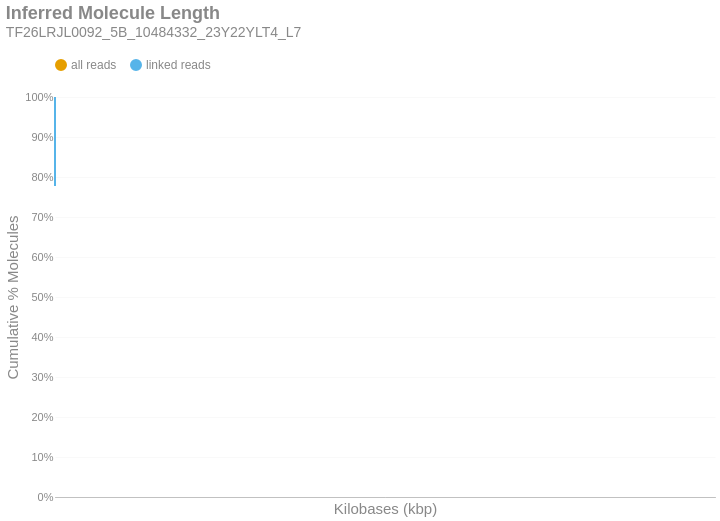

This figure's notebook cell:
### Markdown cell above
### Inferred Molecule Length
This is the cumulative frequency distribution of molecule lengths inferred from the first and last alignment positions along a contig for all alignments associated with a single linked-read barcode on a given contig.There are two distributions: one with `all` the alignments (yellow) and another with only `linked reads` (blue). The percent of molecules in the `linked reads` distribution is relative to the total number of linked molecules.

### Code cell
if SKIPLR:
    print_html(f"Skipped")
else:
    binned_df = consolidated_hist(valids['length_inferred']/1000, mask, 10, True)
    binned_df = binned_df.with_columns(
        pl.when(pl.col('bin').cast(pl.Utf8) == '0').then(pl.lit('1')).otherwise(pl.col('bin').cast(pl.Utf8)).alias('bin')
    )
    with SafeRender(binned_df):
        (
            density_plot(binned_df, 'Inferred Molecule Length', samplename, 'inferredlen')
            .transform_calculate(bin_kb='datum.bin / 1000')
            .encode(
                x=alt.X('bin_kb:Q', title="Kilobases (kbp)").scale(type='log', padding=0).axis(labelAngle=-40),
                y=alt.Y('value:Q', title='Cumulative % Molecules')
                    .axis(format='%')
                    .stack(False)
                    .scale(domainMin=0, domainMax=1,padding=0),
                color=alt.Color("key:N").scale(domain = ["all reads", "linked reads"]),
                tooltip = [
                    alt.Tooltip("key:N", title = "Data Type"),
                    alt.Tooltip("range_label:N", title="Kilobases"),
                    alt.Tooltip("value:Q", format = ".2%", title="% Molecules (Cum.)")
                ]
            )
        ).display()

### Figure 1 — Vega-Lite specification as saved in the notebook (floating-point values rounded to 4 significant figures)
{"width": "container", "height": 400, "config": {"title": {"anchor": "start", "dy": -15, "fontSize": 18, "color": "#888888", "subtitleColor": "#888888", "subtitleFontSize": 14}, "arc": {"fill": "#0072B2"}, "axis": {"domainColor": "#888888", "domainWidth": 0.5, "gridWidth": 0.2, "grid": false, "titleFontWeight": 400, "titleFontSize": 15, "labelFontSize": 11, "labelColor": "#888888", "tickColor": "#888888", "tickWidth": 0.2, "titleColor": "#888888"}, "axisBand": {"grid": false}, "axisX": {"grid": true, "tickSize": 10, "domainCap": "round"}, "axisY": {"domain": false, "grid": true, "tickSize": 0, "domainCap": "round"}, "background": "transparent", "header": {"labelFontSize": 15, "labelColor": "#888888", "titleFontSize": 15, "titleFontWeight": 600, "titleColor": "#888888"}, "legend": {"labelFont": "sans-serif", "labelFontSize": 12, "labelColor": "#888888", "symbolSize": 100, "symbolType": "circle", "titleFontSize": 12, "titlePadding": 10, "titleColor": "#888888", "title": null, "orient": "top"}, "range": {"category": ["#E69F00", "#56B4E9", "#009E73", "#F0E442", "#0072B2", "#D55E00", "#CC79A7", "#000000"], "diverging": ["#cfe8f3", "#a2d4ec", "#73bfe2", "#46abdb", "#1696d2", "#12719e"]}, "area": {"fill": "#0072B2", "fillOpacity": 0.7, "line": true, "strokeOpacity": 0.7}, "line": {"color": "#0072B2", "stroke": "#0072B2", "strokeWidth": 2}, "trail": {"color": "#0072B2", "stroke": "#0072B2", "strokeWidth": 0, "size": 1}, "point": {"filled": true, "fillOpacity": 1.0, "size": 95}, "text": {"color": "#888888", "fontSize": 11, "align": "right", "fontWeight": 400, "size": 11}, "bar": {"fill": "#0072B2", "stroke": null}, "view": {"stroke": null, "continuousWidth": 660, "continuousHeight": 400}}, "data": {"name": "data-f924d4a3a652de583fa4d899b311e52d"}, "mark": {"type": "line", "interpolate": "monotone", "point": {"opacity": 0, "size": 275}}, "encoding": {"color": {"field": "key", "scale": {"domain": ["all reads", "linked reads"]}, "type": "nominal"}, "tooltip": [{"field": "key", "title": "Data Type", "type": "nominal"}, {"field": "range_label", "title": "Kilobases", "type": "nominal"}, {"field": "value", "format": ".2%", "title": "% Molecules (Cum.)", "type": "quantitative"}], "x": {"axis": {"labelAngle": -40}, "field": "bin_kb", "scale": {"type": "log", "padding": 0}, "title": "Kilobases (kbp)", "type": "quantitative"}, "y": {"axis": {"format": "%"}, "field": "value", "scale": {"domainMin": 0, "domainMax": 1, "padding": 0}, "stack": false, "title": "Cumulative % Molecules", "type": "quantitative"}}, "params": [{"name": "param_c36ac31b6afebe62", "select": {"type": "point", "fields": ["key"]}, "bind": "legend"}], "title": {"text": "Inferred Molecule Length", "subtitle": "TF26LRJL0092_5B_10484332_23Y22YLT4_L7"}, "transform": [{"fold": ["all reads (cumsum)", "linked reads (cumsum)"]}, {"calculate": "replace(datum.key, ' (cumsum)', '')", "as": "key"}, {"filter": {"param": "param_c36ac31b6afebe62"}}, {"calculate": "datum.bin / 1000", "as": "bin_kb"}], "usermeta": {"embedOptions": {"downloadFileName": "TF26LRJL0092_5B_10484332_23Y22YLT4_L7.inferredlen"}}, "$schema": "https://vega.github.io/schema/vega-lite/v6.4.1.json", "datasets": {"data-f924d4a3a652de583fa4d899b311e52d": [{"bin": "0.0", "interval": "0.0-10.0", "all reads": 0.9706, "linked reads": 0.7777, "all reads (cumsum)": 0.9706, "linked reads (cumsum)": 0.7777, "range_label": "0-9"}, {"bin": "10.0", "interval": "10.0-20.0", "all reads": 0.01368, "linked reads": 0.102, "all reads (cumsum)": 0.9843, "linked reads (cumsum)": 0.8797, "range_label": "10-19"}, {"bin": "20.0", "interval": "20.0-30.0", "all reads": 0.006864, "linked reads": 0.05154, "all reads (cumsum)": 0.9911, "linked reads (cumsum)": 0.9312, "range_label": "20-29"}, {"bin": "30.0", "interval": "30.0-40.0", "all reads": 0.004452, "linked reads": 0.03354, "all reads (cumsum)": 0.9956, "linked reads (cumsum)": 0.9648, "range_label": "30-39"}, {"bin": "40.0", "interval": "40.0-50.0", "all reads": 0.003155, "linked reads": 0.02377, "all reads (cumsum)": 0.9988, "linked reads (cumsum)": 0.9885, "range_label": "40-49"}, {"bin": "50.0", "interval": "50.0-60.0", "all reads": 0.0007578, "linked reads": 0.006889, "all reads (cumsum)": 0.9995, "linked reads (cumsum)": 0.9954, "range_label": "50-59"}, {"bin": "60.0", "interval": "60.0-70.0", "all reads": 0.0002636, "linked reads": 0.002439, "all reads (cumsum)": 0.9998, "linked reads (cumsum)": 0.9979, "range_label": "60-69"}, {"bin": "70.0", "interval": "70.0-80.0", "all reads": 0.0001281, "linked reads": 0.001204, "all reads (cumsum)": 0.9999, "linked reads (cumsum)": 0.9991, "range_label": "70-79"}, {"bin": "80.0", "interval": "80.0-90.0", "all reads": 5.916e-05, "linked reads": 0.0005601, "all reads (cumsum)": 1.0, "linked reads (cumsum)": 0.9996, "range_label": "80-89"}, {"bin": "90.0", "interval": "90.0-100.0", "all reads": 2.33e-05, "linked reads": 0.0002198, "all reads (cumsum)": 1.0, "linked reads (cumsum)": 0.9999, "range_label": "90-99"}, {"bin": "100.0", "interval": "100.0-110.0", "all reads": 7.97e-06, "linked reads": 7.829e-05, "all reads (cumsum)": 1.0, "linked reads (cumsum)": 0.9999, "range_label": "100-109"}, {"bin": "110.0", "interval": "110.0-120.0", "all reads": 3.372e-06, "linked reads": 3.312e-05, "all reads (cumsum)": 1.0, "linked reads (cumsum)": 1.0, "range_label": "110-119"}, {"bin": "120.0", "interval": "120.0-130.0", "all reads": 1.839e-06, "linked reads": 1.807e-05, "all reads (cumsum)": 1.0, "linked reads (cumsum)": 1.0, "range_label": "120-129"}, {"bin": "130.0", "interval": "130.0-140.0", "all reads": 3.065e-07, "linked reads": 3.011e-06, "all reads (cumsum)": 1.0, "linked reads (cumsum)": 1.0, "range_label": "130-139"}, {"bin": "140.0", "interval": "140.0-150.0", "all reads": 3.065e-07, "linked reads": 3.011e-06, "all reads (cumsum)": 1.0, "linked reads (cumsum)": 1.0, "range_label": "140-149"}, {"bin": "150.0", "interval": "150.0-160.0", "all reads": 3.065e-07, "linked reads": 3.011e-06, "all reads (cumsum)": 1.0, "linked reads (cumsum)": 1.0, "range_label": "150-159"}]}}
